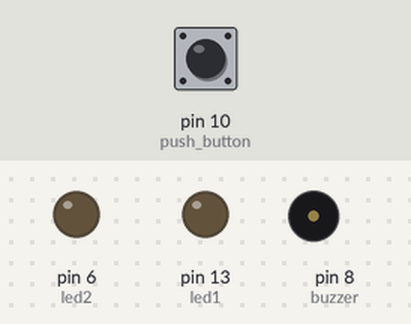
Simulated run of this sketch. Board: Arduino Uno, built with avr-gcc and run on an emulated ATmega328P. Parts: output pins drawn as LEDs (lit = HIGH), buzzer (waves = sounding, pin HIGH). Dashed ring = blinking. Inputs (shaded band) come from the test bench; at power-on: pin 10 (push_button) LOW. What the sketch prints to the serial monitor is not drawn.

Above: at 1.2 s.
1.3 s: pin 10 (push_button) pulled HIGH for 0.15 s
At 1.4 s:
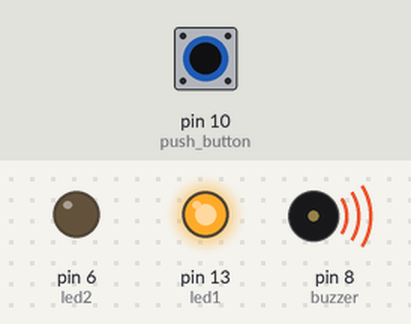
3.3 s: pin 10 (push_button) pulled HIGH for 3.2 s
At 3.7 s:
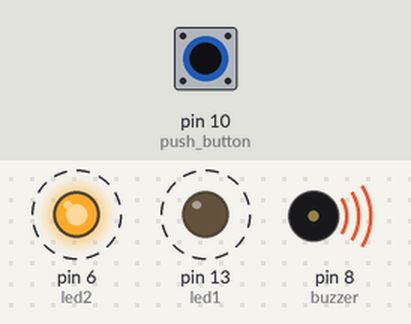
Timing chart, 0 to 8.3 s (numbered marks = the images above; inputs shaded):
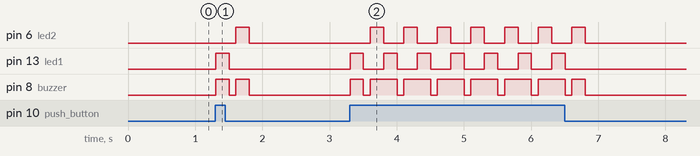

Measured:
- after the input at 1.3 s, pin 6 (led2): LOW → HIGH after 0.31 s, → LOW 0.20 s later; pin 13 (led1): LOW → HIGH at once, → LOW 0.20 s later; pin 8 (buzzer): alternates HIGH for 0.20 s and LOW for 0.10 s, 4 changes in all, then stays LOW, starting at once
- after the input at 3.3 s, pin 6 (led2): alternates HIGH for 0.20 s and LOW for 0.30 s, 14 changes in all, then stays LOW, starting after 0.30 s; pin 13 (led1): alternates HIGH for 0.20 s and LOW for 0.30 s, 14 changes in all, then stays LOW, starting at once

The sketch:

led_buzzerAlarm_pushButton.ino
```cpp
int push_button = 10;
int led1 = 13;
int led2 = 6;
int buzzer =8;

void setup() {
  pinMode(push_button, INPUT);
  pinMode(led1, OUTPUT);
  pinMode(led2, OUTPUT);
  pinMode(buzzer, OUTPUT);
  Serial.begin(9600); //baud rate to read value from serial monitor(optional)
}

void loop() {
  int button_status = digitalRead(push_button);
  Serial.println(button_status);
  if(button_status==HIGH){
    digitalWrite(led1, HIGH);
    digitalWrite(led2, LOW);
    digitalWrite(buzzer, HIGH);
    delay(200);
    digitalWrite(led1, LOW);
    digitalWrite(led2, LOW);
    digitalWrite(buzzer, LOW);
    delay(100);
    digitalWrite(led1, LOW);
    digitalWrite(led2, HIGH);
    digitalWrite(buzzer, HIGH);
    delay(200);
  }else{
    digitalWrite(led1, LOW);
    digitalWrite(led2, LOW);
    digitalWrite(buzzer, LOW);
  }
}
```
